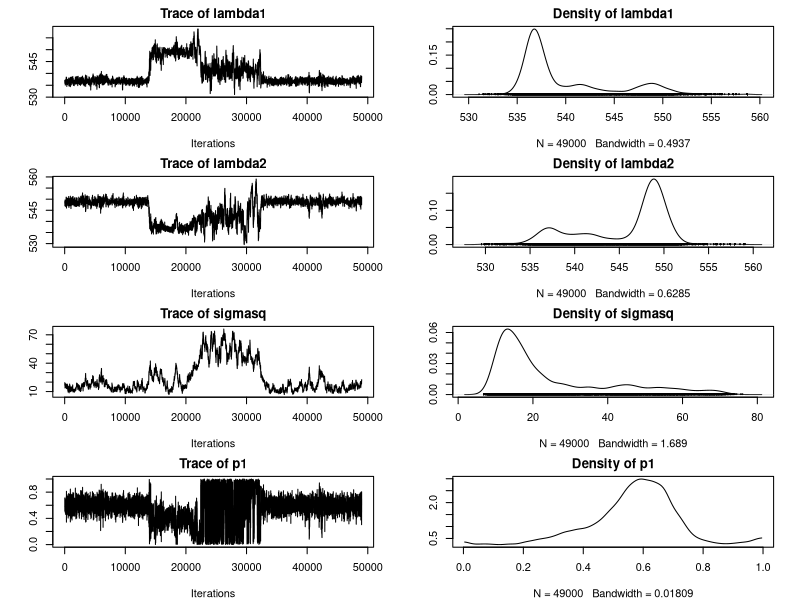
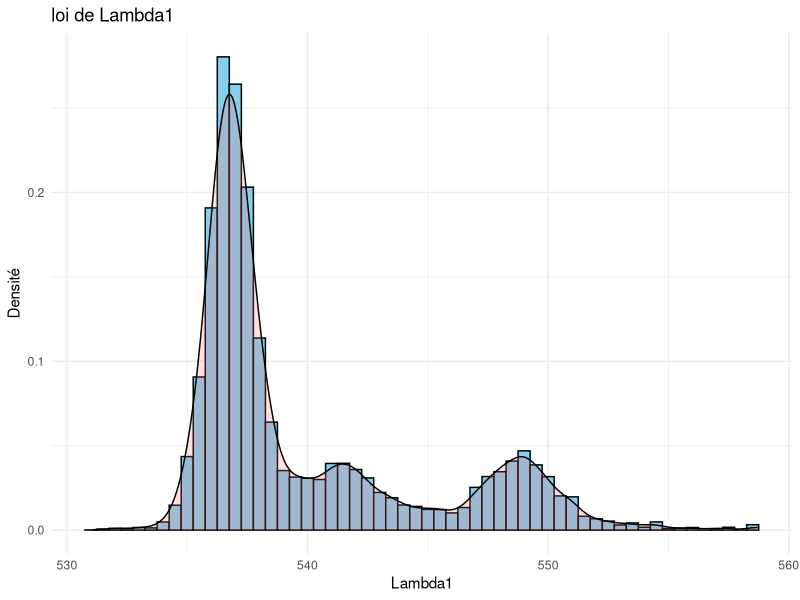
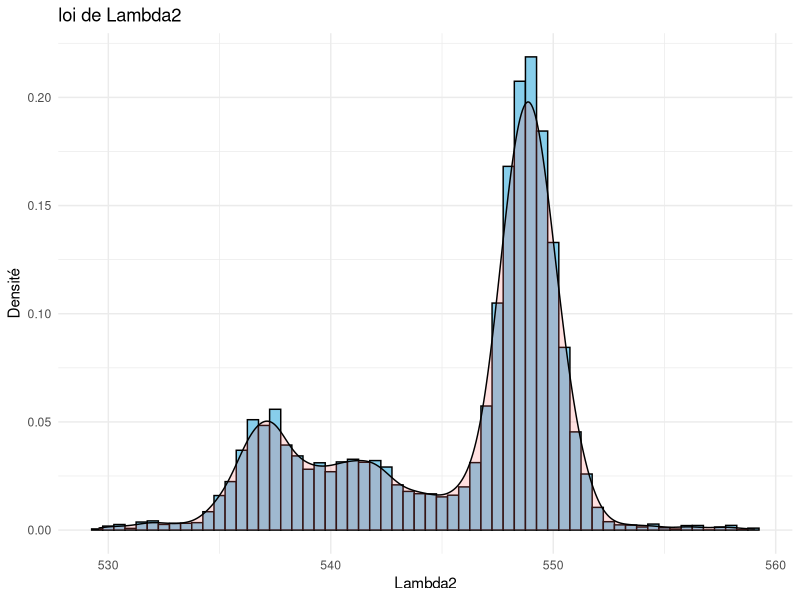
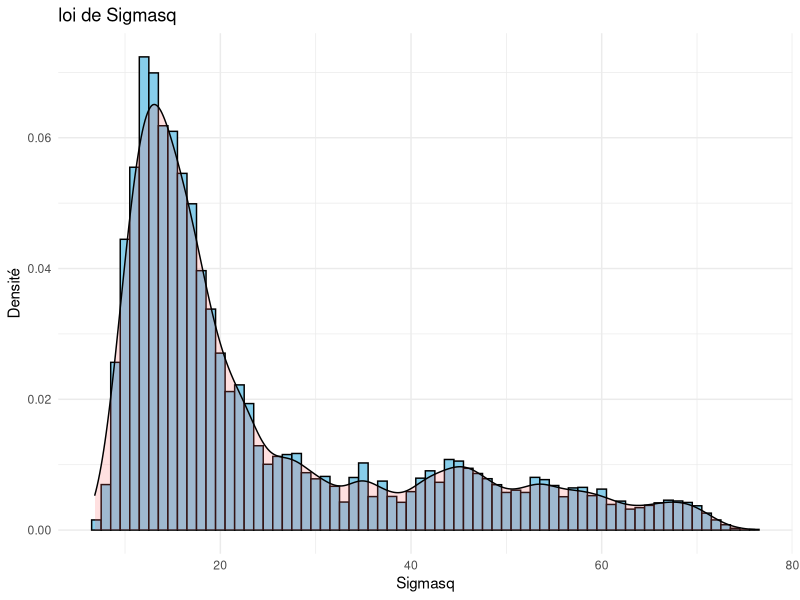
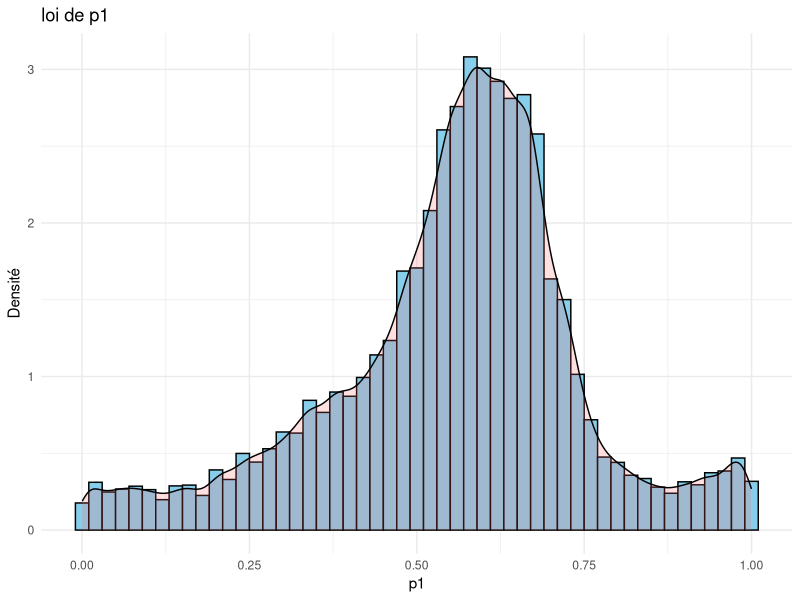
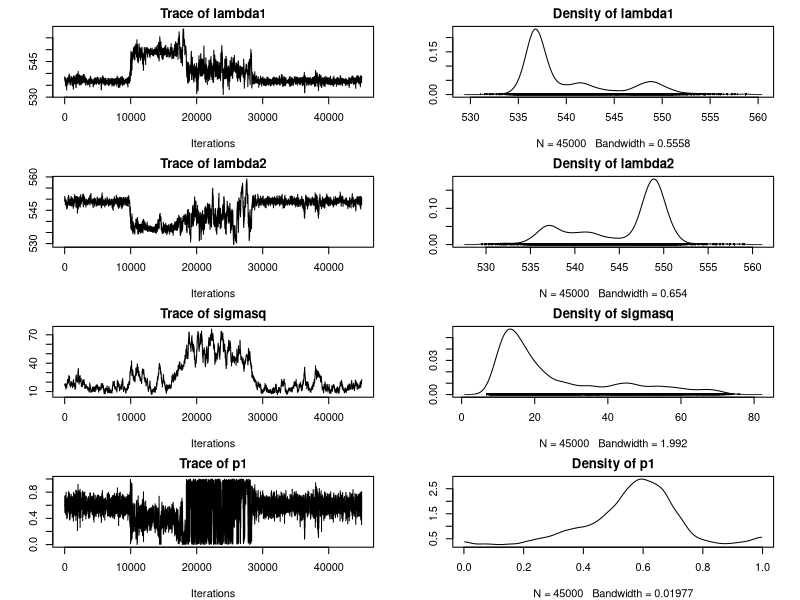
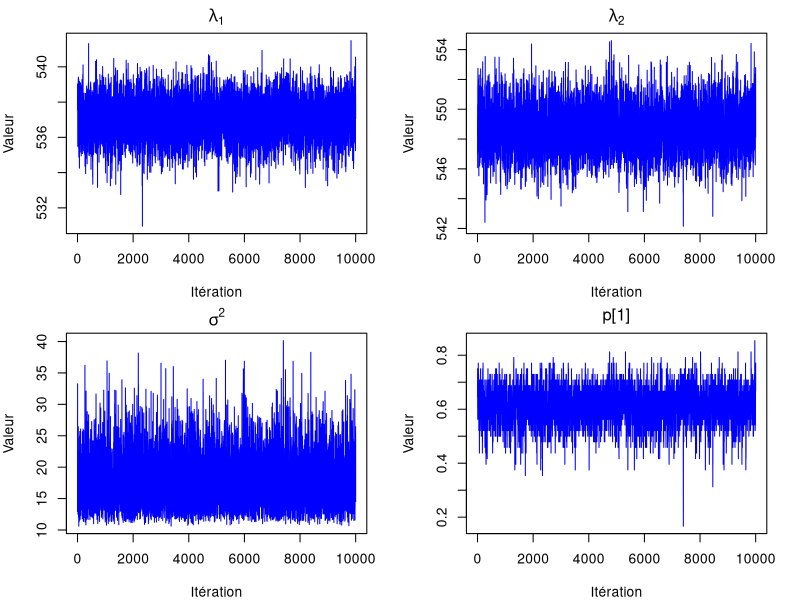
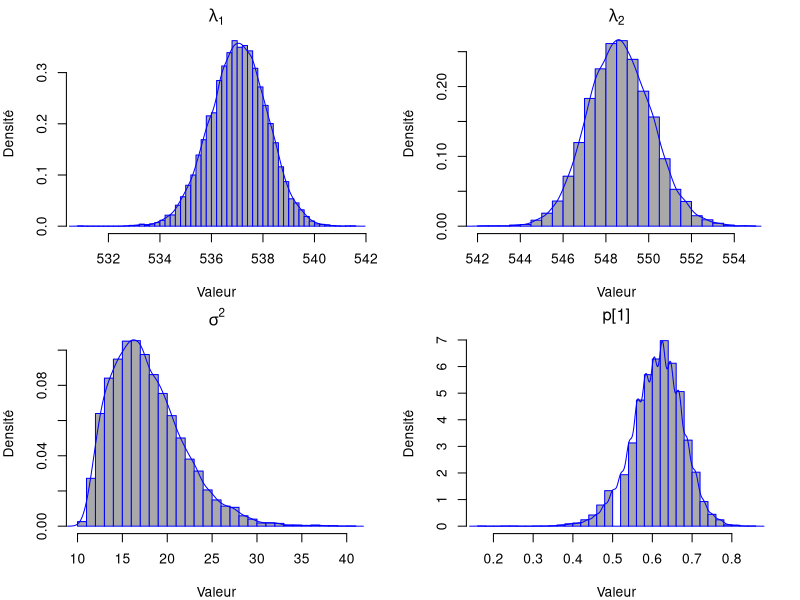

Reproduce these figures in R, in order.
# Chargement des bibliothèques nécessaires
library(ggplot2)
library(coda)

# Initialisation des paramètres
N <- 48# Nombre total d'observations
y <- c(529, 530, 532, 533.1, 533.4, 533.6, 533.7, 534.1, 534.8, 535.3, 
       535.4, 535.9, 536.1, 536.3, 536.4, 536.6, 537, 537.4, 537.5, 
       538.3, 538.5, 538.6, 539.4, 539.6, 540.4, 540.8, 542, 542.8, 
       543, 543.5, 543.8, 543.9, 545.3, 546.2, 548.8, 548.7, 548.9, 
       549, 549.4, 549.9, 550.6, 551.2, 551.4, 551.5, 551.6, 552.8, 
       552.9, 553.2)# Données observées

# Paramètres a priori
alpha <- c(1, 1)  # Paramètres de la loi Beta pour p1
lambda_1 <- 535  # Moyenne initiale du premier groupe
theta <- 5  # Différence initiale entre les moyennes des deux groupes
sigmasq <- 10  # Variance initiale commune aux deux groupes
p1 <- 0.5  # Probabilité initiale qu'une observation appartienne au premier groupe


###########               algorithme MCM                 ##############
lambda <- c(lambda_1, lambda_1 + theta)  # Moyennes des groupes
p <- c(p1, 1 - p1)                       # Proportions des groupes
iterations <- 50000
chain <- matrix(NA, nrow = iterations, ncol = 4)  # Pour stocker les échantillons


# Fonction pour calculer la log_vraisemblance d'une loi normale bimodale
log_vraisemblance <- function(y, lambda, sigmasq, p) {
  sum(log(p[1] * dnorm(y, lambda[1], sqrt(sigmasq)) +
            p[2] * dnorm(y, lambda[2], sqrt(sigmasq))))}

# Matrice pour stocker les échantillons de la chaîne MCMC
chain <- matrix(NA, nrow = iterations, ncol = 4)
colnames(chain) <- c("lambda1", "lambda2", "sigmasq", "p1")

# Valeur initiale de la log_vraisemblance
Actu_log_vraisemblance <- log_vraisemblance(y, lambda, sigmasq, p)

for (i in 1:iterations) {
  # Proposition de nouveaux paramètres en ajoutant une perturbation gaussienne
  lambda_prop <- rnorm(2, mean = c(lambda_1, lambda_1 + theta), sd = c(1, 1))
  sigmasq_prop <- rnorm(1, mean = sigmasq, sd = 1)
  p_prop <- runif(1, min = 0, max = 1)
  
  # Calcul de la nouvelle log_vraisemblance avec les paramètres proposés
  prop_log_vraisemblance <- log_vraisemblance(y, lambda_prop, sigmasq_prop, c(p_prop, 1 - p_prop))
  
  # Calcul de la probabilité d'acceptation (ratio de Hastings)
  alpha <- exp(prop_log_vraisemblance - Actu_log_vraisemblance)
  
  # Décider d'accepter ou de rejeter la nouvelle proposition
  if (runif(1) < alpha) {
    lambda_1 <- lambda_prop[1]
    theta <- lambda_prop[2] - lambda_1
    sigmasq <- sigmasq_prop
    p1 <- p_prop
    Actu_log_vraisemblance <- prop_log_vraisemblance
  }
  
  # Stocker la chaîne
  chain[i, ] <- c(lambda_1, lambda_1 + theta, sigmasq, p1)
}

# Analyse des résultats avec un burn-in
mcmc_chain1 <- mcmc(chain[-(1:1000), ])  # Burn-in de 1000 itérations
par(mar=c(4, 4, 2, 2))
plot(mcmc_chain1)

summary(mcmc_chain1)

#pdf("MH_plot.pdf")  # pdf ou jpeg


# Données après le burn-in
effective_chain <- chain[-(1:1000), ]

# Graphiques
par(mfrow=c(1,1))
ggplot(data.frame(lambda1 = effective_chain[, "lambda1"]), aes(x = lambda1)) +
  geom_histogram(aes(y = after_stat(density)), binwidth = 0.5, fill = "skyblue", color = "black") +
  geom_density(alpha = .2, fill = "#FF6666") +
  labs(title = "loi de Lambda1", x = "Lambda1", y = "Densité") +
  theme_minimal()

ggplot(data.frame(lambda2 = effective_chain[, "lambda2"]), aes(x = lambda2)) +
  geom_histogram(aes(y = after_stat(density)), binwidth = 0.5, fill = "skyblue", color = "black") +
  geom_density(alpha = .2, fill = "#FF6666") +
  labs(title = "loi de Lambda2", x = "Lambda2", y = "Densité") +
  theme_minimal()

ggplot(data.frame(sigmasq = effective_chain[, "sigmasq"]), aes(x = sigmasq)) +
  geom_histogram(aes(y = after_stat(density)), binwidth = 1, fill = "skyblue", color = "black") + # Tu peux ajuster le binwidth si nécessaire
  geom_density(alpha = .2, fill = "#FF6666") +
  labs(title = "loi de Sigmasq", x = "Sigmasq", y = "Densité") +
  theme_minimal()

ggplot(data.frame(p1 = effective_chain[, "p1"]), aes(x = p1)) +
  geom_histogram(aes(y = after_stat(density)), binwidth = 0.02, fill = "skyblue", color = "black") + # Tu peux ajuster le binwidth si nécessaire
  geom_density(alpha = .2, fill = "#FF6666") +
  labs(title = "loi de p1", x = "p1", y = "Densité") +
  theme_minimal()

#Résultats
summary_stats <- apply(effective_chain, 2, function(x) {
  c(mean = mean(x), sd = sd(x), `2.5%` = quantile(x, 0.025), `97.5%` = quantile(x, 0.975))
})
summary_stats

#################****Avec préchauffe******###############

# Diagnostic et résumé de la chaîne (après une période d'échauffement et d'amincissement)
chauffe <- floor(0.1 * iterations)
chain_chauffé <- chain[-(1:chauffe), ]
mcmc_chain2 <- mcmc(chain_chauffé)

# Création des graphiques de diagnostics MCMC
par(mar=c(4, 4, 2, 2))
plot(mcmc_chain2)


# Résumé statistique des chaînes MCMC
summary(mcmc_chain2)


###########              algorithme Gibbs                 ##############
set.seed(12345)
p <- c(p1, 1 - p1)
lambda <- c(lambda_1, lambda_1 + theta)
iterations <- 10000
chain_Gibbs <- matrix(NA, nrow = iterations, ncol = 4)
# Affectations initiales basées sur les proportions p
T <- sample(1:2, length(y), replace = TRUE, prob = p)

for (i in 1:iterations) {
  # Mise à jour des affectations T
  for (j in 1:length(y)) {
    prob1 <- p[1] * dnorm(y[j], lambda[1], sqrt(sigmasq))
    prob2 <- p[2] * dnorm(y[j], lambda[2], sqrt(sigmasq))
    T[j] <- sample(1:2, 1, prob = c(prob1, prob2))
  }
  
  # Mise à jour de lambda1 et lambda2
  lambda[1] <- rnorm(1, mean(y[T == 1]), sd = sqrt(sigmasq / length(y[T == 1])))
  lambda[2] <- rnorm(1, mean(y[T == 2]), sd = sqrt(sigmasq / length(y[T == 2])))
  
  # Mise à jour de sigmasq
  sigma2 <- (sum((y[T == 1] - lambda[1])^2) + sum((y[T == 2] - lambda[2])^2)) / length(y)
  
  # Mise à jour de p
  p[1] <- mean(T == 1)
  p[2] <- 1 - p[1]
  
  # Stockage des échantillons
  chain_Gibbs[i, ] <- c(lambda[1], lambda[2], sigma2, p[1])
}

# Graphiques pour l'analyse de convergence des chaînes
par(mfrow=c(2,2))
noms_graphiques <- c(expression(lambda[1]), expression(lambda[2]), expression(sigma^2), 'p[1]')
for (i in 1:4) {
  plot(chain_Gibbs[,i], type='l', main=noms_graphiques[i], xlab='Itération', ylab='Valeur', col='blue')
}

# Histogrammes des lois a posteriori
par(mfrow=c(2,2))
for (i in 1:4) {
  hist(chain_Gibbs[,i], breaks=40, probability=TRUE, main=noms_graphiques[i], xlab='Valeur', ylab='Densité', col='darkgrey', border='blue')
  lines(density(chain_Gibbs[,i]), col='blue')
}

# Histogrammes des lois a posteriori avec ggplot2
colnames(chain_Gibbs) <- c('lambda1', 'lambda2', 'sigma2', 'p1')
chain_df_Gibbs <- as.data.frame(chain_Gibbs)
for (i in colnames(chain_df_Gibbs)) {
  p <- ggplot(chain_df_Gibbs, aes(x=.data[[i]])) +
    geom_histogram(aes(y=after_stat(density)), bins=30, fill='blue', color='black', alpha=0.7) +
    geom_density(color='red', linewidth=1) +
    labs(title=paste('Loi a posteriori de', i), x='Valeur', y='Densité')
  print(p)
}
# Graphiques d'autocorrélation
par(mfrow=c(2,2))
for (i in 1:4) {
  acf(chain_Gibbs[,i], main=paste('Autocorrélation de', colnames(chain_Gibbs)[i]))
}


# Analyse des résultats avec coda
library(coda)
mcmc_chain3 <- mcmc(chain_Gibbs[-(1:1000), ])  # Burn-in de 1000 itérations
par(mar=c(4, 4, 2, 2))
plot(mcmc_chain3)

#pdf("Gibbs8.png")  # pdf ou jpeg

summary(mcmc_chain3)


#################****Avec préchauffe******###############

# Prétraitement des résultats (burn-in et échantillonnage)
burnin <- floor(0.1 * iterations)  # Définition du nombre d'itérations à brûler
chain_net <- chain_Gibbs[-(1:burnin),]    # Chaîne nettoyée sans les itérations brûlées
chain_aminc <- chain_net[seq(1, nrow(chain_net), by=10),]  # Chaîne amincie

# Résumé des résultats statistique de la chaîne amincie
print(summary(chain_aminc))

# Graphiques pour l'analyse de convergence des chaînes
par(mfrow=c(2,2))
noms_graphiques <- c(expression(lambda[1]), expression(lambda[2]), expression(sigma^2), 'p[1]')
for (i in 1:4) {
  plot(chain_aminc[,i], type='l', main=noms_graphiques[i], xlab='Itération', ylab='Valeur', col='blue')
}

# Histogrammes des lois a posteriori
par(mfrow=c(2,2))
for (i in 1:4) {
  hist(chain_Gibbs[,i], breaks=40, probability=TRUE, main=noms_graphiques[i], xlab='Valeur', ylab='Densité', col='darkgrey', border='blue')
  lines(density(chain_Gibbs[,i]), col='blue')
}

# Histogrammes des lois a posteriori avec ggplot2
colnames(chain_aminc) <- c('lambda1', 'lambda2', 'sigma2', 'p1')
chain_df <- as.data.frame(chain_aminc)
for (i in colnames(chain_df)) {
  p <- ggplot(chain_df, aes_string(x=i)) +
    geom_histogram(aes(y=after_stat(density)), bins=30, fill='blue', color='black', alpha=0.7) +
    geom_density(color='red', linewidth=1) +
    labs(title=paste('Loi a posteriori de', i), x='Valeur', y='Densité')
  print(p)
}

# Graphiques d'autocorrélation
par(mfrow=c(2,2))
for (i in 1:4) {
  acf(chain_Gibbs[,i], main=paste('Autocorrélation de', colnames(chain_Gibbs)[i]))
}


